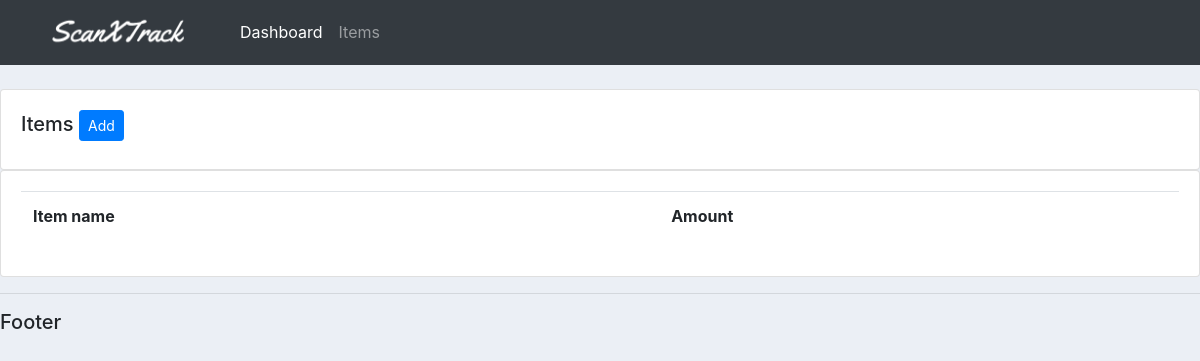
The app's page /items/, older data.
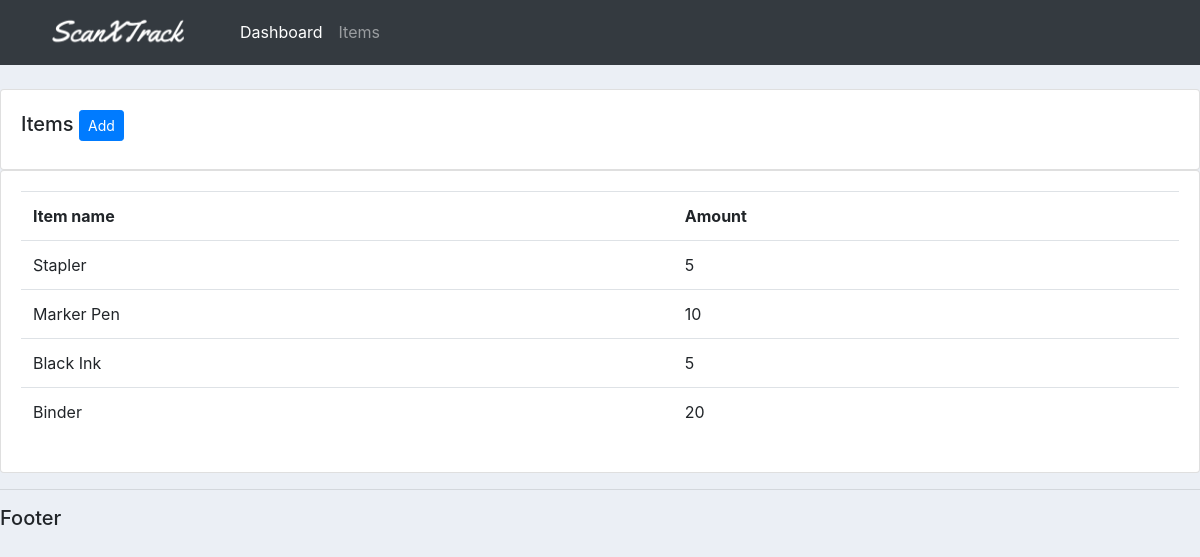
The same page, newer data.
### accounts/models.py (models this page shows, shortened)
class Item(models.Model):
    name = models.CharField(max_length=200, null=True)
    description = models.CharField(max_length=200, null=True, blank=True)
    amount = models.IntegerField(null=True)
    date_created = models.DateTimeField(auto_now_add=True)

### accounts/views.py (the view)
# urls.py: path('items/', views.items, name="items"),
def items(request):
    items = Item.objects.all()
    return render(request,'accounts/items.html', {'items':items})

### accounts/templates/accounts/items.html
{% extends 'accounts/main.html' %} {% block content %}
<br />
<div class="row">
  <div class="col-md">
    <div class="card card-body">
      <h5>Items <a class="btn btn-primary btn-sm"
        href="">Add</a></h5>
    </div>
    <div class="card card-body">
      <table class="table">
        <tr>
          <th>Item name</th>
          <th>Amount</th>
        </tr>
        {% for i in items%}
        <tr>
          <td>{{i.name}}</td>
          <td>{{i.amount}}</td>
        </tr>
        {% endfor %}
      </table>
    </div>
  </div>
</div>
{% endblock content %}

Row changes from the older to the newer data that the page shows:
added Item: name "Stapler", amount "5"
added Item: name "Marker Pen", amount "10"
added Item: name "Black Ink", amount "5"
added Item: name "Binder", amount "20"
